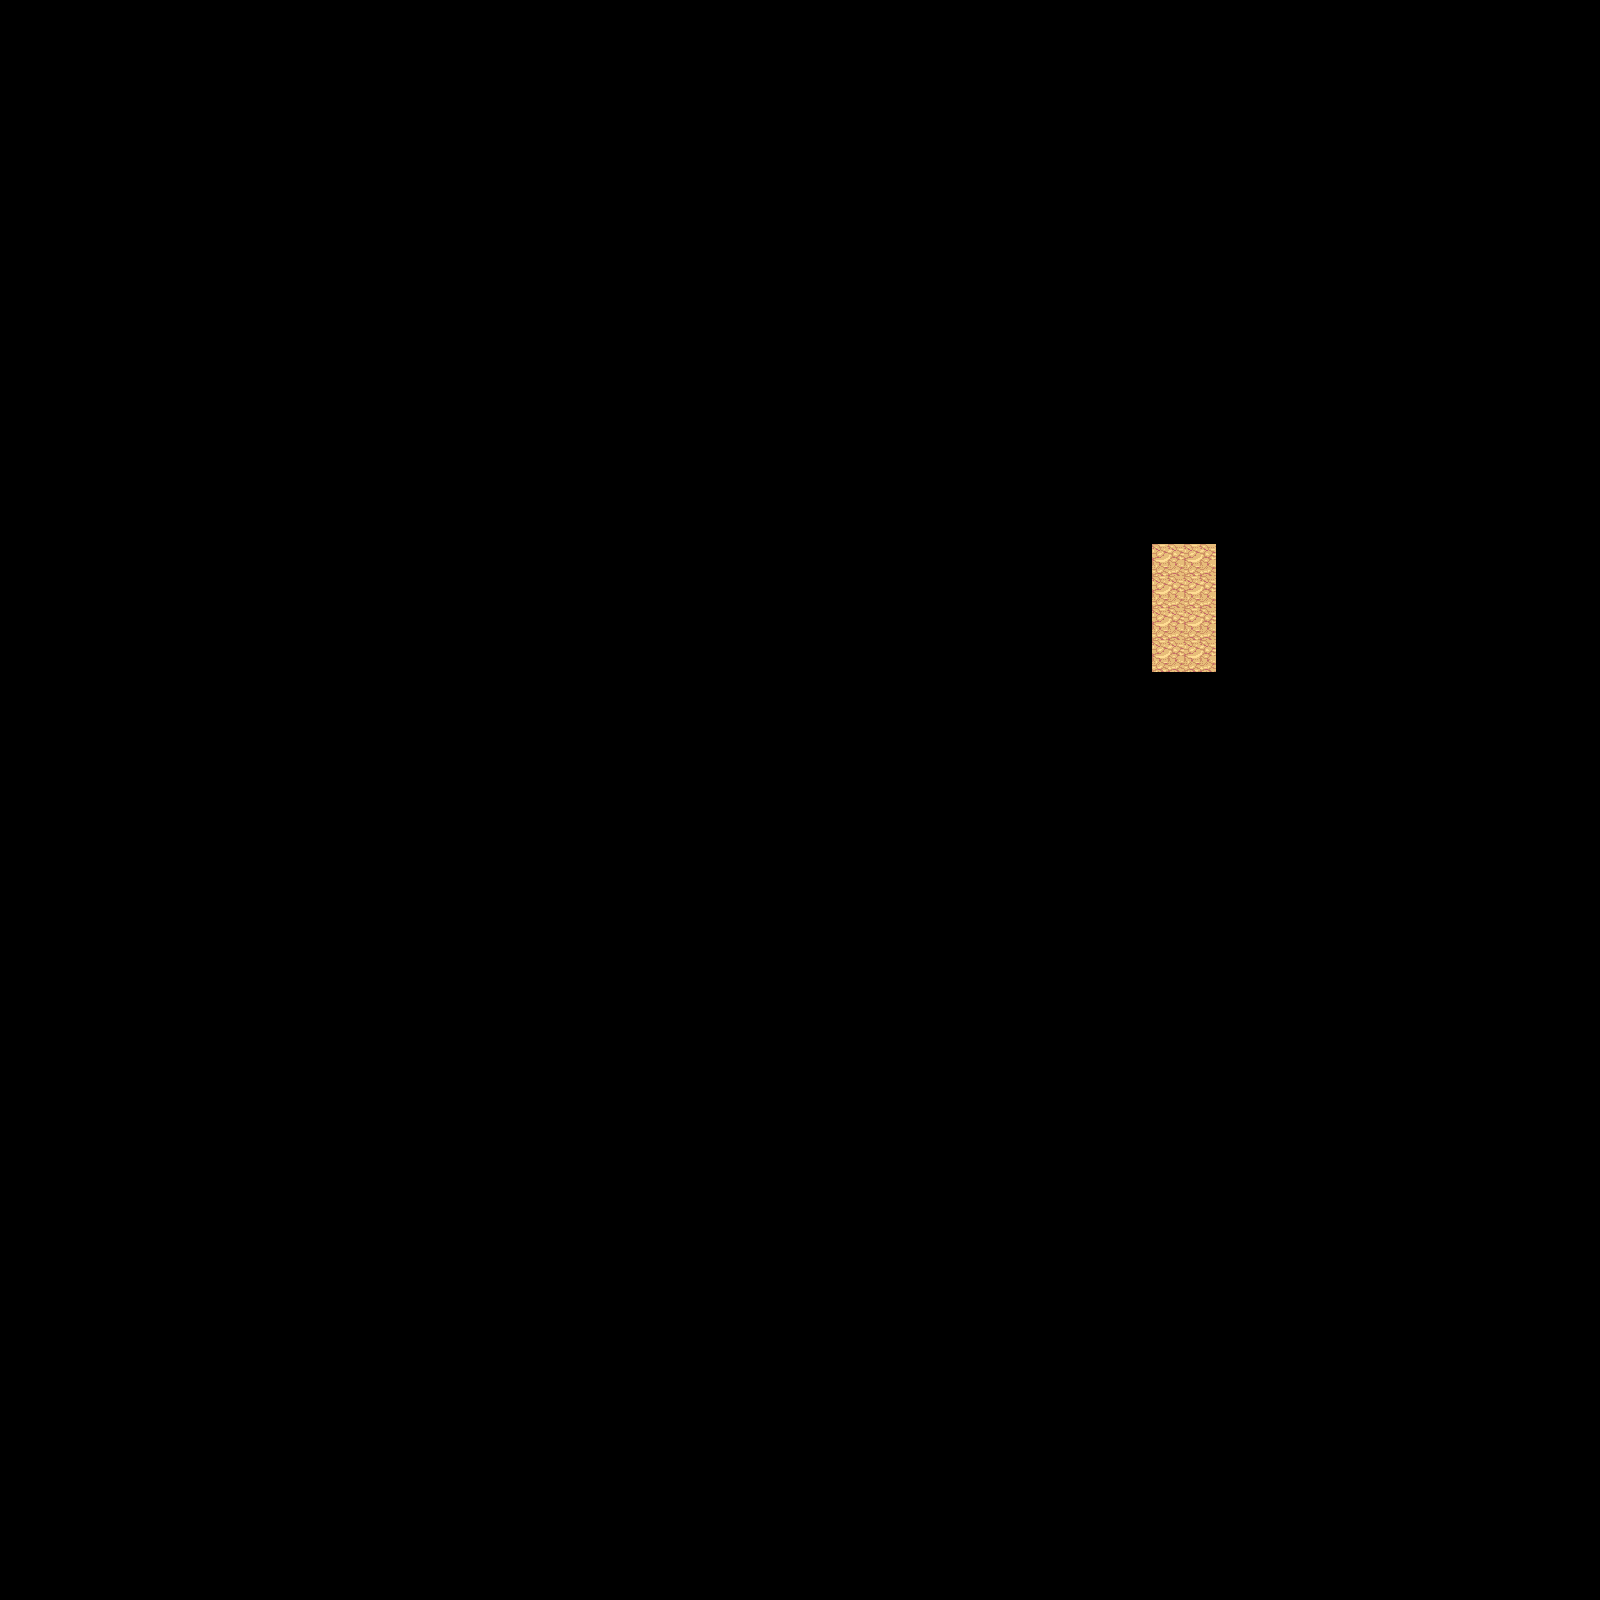

A 2D game scene composited from a Tiled map and its tileset images. What follows is a short description and the map's XML, with each tile layer's data collapsed to a summary:
An orthogonal 50x50 tile map with 32x32 px tiles, 2 tile layers (background, foreground).

<map version="1.0" tiledversion="1.1.2" orientation="orthogonal" renderorder="right-down" width="50" height="50" tilewidth="32" tileheight="32" infinite="0" nextobjectid="1">
 <tileset firstgid="1" source="overworld.tsx" />
 <layer name="background" width="50" height="50">
  <data>[2500 cells, 8 non-empty, 1 distinct tile ids]</data>
 </layer>
 <layer name="foreground" width="50" height="50">
  <data>[2500 cells, 0 non-empty, 0 distinct tile ids]</data>
 </layer>
 <objectgroup name="objects" />
</map>
